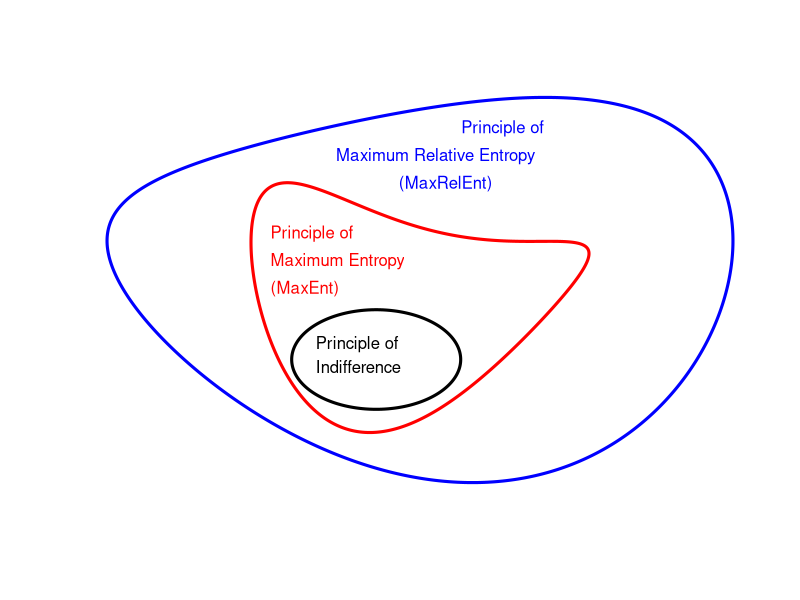

Generate this figure with R:
print('file: ProbMaxEntPrinciples.R')
# range of applicability of MaxEnt principles
p=seq(0,7,0.01)
x=cos(p); y=sin(p)+0.2*sin(2*p+0.8)
xa=-0.14+0.27*cos(p); ya=-0.5+0.27*sin(p)
f=1.8; 
xb=f*0.3*cos(p); yb=0.1+f*(0.3*sin(p)+0.15*sin(2*p+4)+0.02*sin(3*p+1))
xc=-0.3+0.2*cos(p); yc=-0.4+0.2*sin(p)+0.1*sin(2*p+1);
# png('MEP171128.png',width=16,height=16,units='cm',res=300)
plot(x,y,type='l',lwd=3,col='blue',xlab='',ylab='',las=1,cex=0.4,
     bty='n',col.axis='white',xaxt='n',yaxt='n')
lines(xa,ya,col='black',lwd=3)
lines(xb,-yb,col='red',lwd=3)
xt = -0.2;
text(xt+0.3,0.75,pos=4,'Principle of',col='blue')
text(xt-0.1,0.6,pos=4,'Maximum Relative Entropy',col='blue')
text(xt+0.1,0.45,pos=4,'(MaxRelEnt)',col='blue')
xt = -0.51
text(xt,0.18,pos=4,'Principle of',col='red');
text(xt,0.03,pos=4,'Maximum Entropy',col='red');
text(xt,-0.12,pos=4,'(MaxEnt)',col='red');
xt = -0.365;
text(xt,-0.42,pos=4,'Principle of',col='black');
text(xt,-0.55,pos=4,'Indifference',col='black');
# dev.off()
